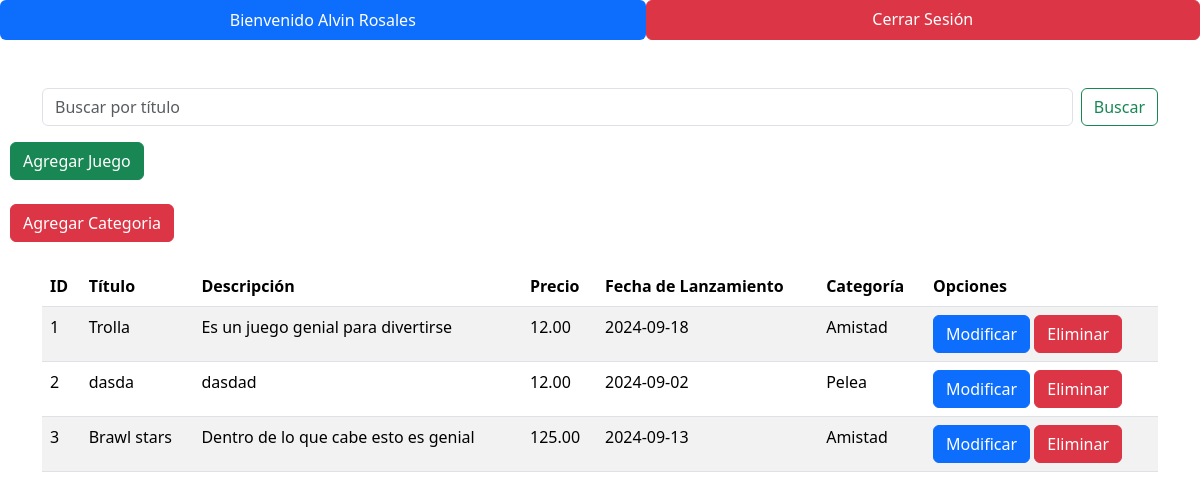
Screenshot of /admin/index.php (signed in) with the database file from the repository.
### tables this page shows
CREATE TABLE `juegos` (
  `id_juego` int NOT NULL AUTO_INCREMENT,
  `titulo` varchar(100) NOT NULL,
  `descripcion` text,
  `precio` decimal(10,2) NOT NULL,
  `fecha_lanzamiento` date DEFAULT NULL,
  `id_categoria` int DEFAULT NULL,
  PRIMARY KEY (`id_juego`),
  KEY `id_categoria` (`id_categoria`),
  CONSTRAINT `juegos_ibfk_1` FOREIGN KEY (`id_categoria`) REFERENCES `categorias` (`id_categoria`) ON DELETE SET NULL
);

CREATE TABLE `categorias` (
  `id_categoria` int NOT NULL AUTO_INCREMENT,
  `nombre_categoria` varchar(50) NOT NULL,
  PRIMARY KEY (`id_categoria`)
);

### admin/index.php (the view, shortened to what this page needs)
<?php
include_once('../conf/conf.php');
$searchTerm = isset($_POST['search']) ? $_POST['search'] : '';
$consulta = "SELECT juegos.id_juego,
                    juegos.titulo,
                    juegos.descripcion,
                    juegos.precio,
                    juegos.fecha_lanzamiento,
                    categorias.nombre_categoria
             FROM juegos
             LEFT JOIN categorias ON juegos.id_categoria = categorias.id_categoria";
$resultado = mysqli_query($con, $consulta);
?>
<!DOCTYPE html>
<html lang="es">
<head>
    <link href="https://cdn.jsdelivr.net/npm/bootstrap@5.3.3/dist/css/bootstrap.min.css" rel="stylesheet"
>
</head>
<body>
    <nav class="nav nav-pills flex-column flex-sm-row">
        <a class="flex-sm-fill text-sm-center nav-link active" href="#">Bienvenido <?php echo $_SESSION['usuario']; ?></a>
        <a class="btn btn-danger flex-sm-fill text-sm-center" href="salir.php">Cerrar Sesión</a>
    </nav>
    <br><br>
    <div class="container">
        <form action="index.php" method="POST" class="d-flex mb-3">
            <input class="form-control me-2" type="search" name="search" placeholder="Buscar por título" aria-label="Buscar" value="<?php echo htmlspecialchars($searchTerm); ?>">
            <button class="btn btn-outline-success" type="submit">Buscar</button>
        </form>
    </div>
    <a href="./registrojuego.php" class="btn btn-success" style="margin-left: 10px;">Agregar Juego</a>
    <br><br>
    <a href="../categorias/index.php" class="btn btn-danger" style="margin-left: 10px;">Agregar Categoria</a>
    <br><br>
    <div class="container">
        <table class="table table-striped">
            <thead>
                <tr>
                    <th>ID</th>
                    <th>Título</th>
                    <th>Descripción</th>
                    <th>Precio</th>
                    <th>Fecha de Lanzamiento</th>
                    <th>Categoría</th>
                    <th>Opciones</th>
                </tr>
            </thead>
            <tbody>
                <?php
                while ($juego = mysqli_fetch_assoc($resultado)) {
                    echo "<tr>";
                    echo "<td>" . $juego['id_juego'] . "</td>";
                    echo "<td>" . $juego['titulo'] . "</td>";
                    echo "<td>" . $juego['descripcion'] . "</td>";
                    echo "<td>" . $juego['precio'] . "</td>";
                    echo "<td>" . $juego['fecha_lanzamiento'] . "</td>";
                    echo "<td>" . ($juego['nombre_categoria'] ? $juego['nombre_categoria'] : 'Sin Categoría') . "</td>";
                    echo "<td>
                            <a href='modificarjuego.php?id=" . $juego['id_juego'] . "' class='btn btn-primary'>Modificar</a>
                            <a href='controles.php?id=" . $juego['id_juego'] . "&opcion=6' class='btn btn-danger'>Eliminar</a>
                          </td>";
                    echo "</tr>";
                }
                ?>
            </tbody>
        </table>
    </div>
</body>
</html>

### rows the page displays
juegos: id_juego "1", titulo "Trolla", descripcion "Es un juego genial para divertirse", precio "12.00", fecha_lanzamiento "2024-09-18", id_categoria.nombre_categoria "Amistad"
juegos: id_juego "2", titulo "dasda", descripcion "dasdad", precio "12.00", fecha_lanzamiento "2024-09-02", id_categoria.nombre_categoria "Pelea"
juegos: id_juego "3", titulo "Brawl stars", descripcion "Dentro de lo que cabe esto es genial", precio "125.00", fecha_lanzamiento "2024-09-13", id_categoria.nombre_categoria "Amistad"

### other values shown
$_SESSION['usuario'] "Alvin Rosales"
